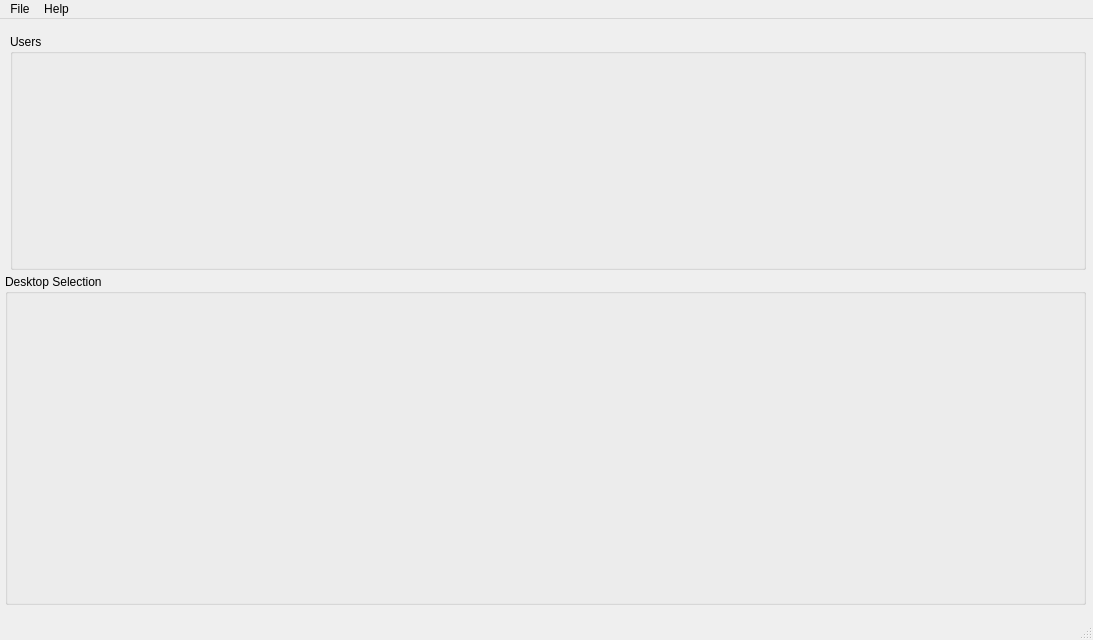
<?xml version="1.0" encoding="UTF-8"?>
<ui version="4.0">
 <class>SescfgNG</class>
 <widget class="QMainWindow" name="SescfgNG">
  <property name="geometry">
   <rect>
    <x>0</x>
    <y>0</y>
    <width>1093</width>
    <height>640</height>
   </rect>
  </property>
  <property name="windowTitle">
   <string>SesconfigNG</string>
  </property>
  <widget class="QWidget" name="centralwidget">
   <widget class="QGroupBox" name="groupBox">
    <property name="geometry">
     <rect>
      <x>10</x>
      <y>15</y>
      <width>1076</width>
      <height>236</height>
     </rect>
    </property>
    <property name="title">
     <string>Users</string>
    </property>
   </widget>
   <widget class="QGroupBox" name="groupBox_2">
    <property name="geometry">
     <rect>
      <x>5</x>
      <y>255</y>
      <width>1081</width>
      <height>331</height>
     </rect>
    </property>
    <property name="title">
     <string>Desktop Selection</string>
    </property>
   </widget>
  </widget>
  <widget class="QMenuBar" name="menubar">
   <property name="geometry">
    <rect>
     <x>0</x>
     <y>0</y>
     <width>1093</width>
     <height>27</height>
    </rect>
   </property>
   <widget class="QMenu" name="menuFile">
    <property name="title">
     <string>File</string>
    </property>
    <addaction name="actionQuit"/>
   </widget>
   <widget class="QMenu" name="menuHelp">
    <property name="title">
     <string>Help</string>
    </property>
    <addaction name="actionAbout"/>
   </widget>
   <addaction name="menuFile"/>
   <addaction name="menuHelp"/>
  </widget>
  <widget class="QStatusBar" name="statusbar"/>
  <action name="actionAbout">
   <property name="text">
    <string>About</string>
   </property>
  </action>
  <action name="actionQuit">
   <property name="text">
    <string>Quit</string>
   </property>
  </action>
 </widget>
 <resources/>
 <connections/>
</ui>
